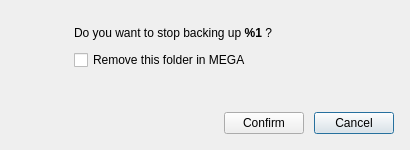
<?xml version="1.0" encoding="UTF-8"?>
<ui version="4.0">
 <class>RemoveBackupDialog</class>
 <widget class="QDialog" name="RemoveBackupDialog">
  <property name="geometry">
   <rect>
    <x>0</x>
    <y>0</y>
    <width>410</width>
    <height>150</height>
   </rect>
  </property>
  <property name="windowTitle">
   <string>Remove backup</string>
  </property>
  <layout class="QGridLayout" name="gridLayout">
   <property name="leftMargin">
    <number>16</number>
   </property>
   <property name="topMargin">
    <number>16</number>
   </property>
   <property name="rightMargin">
    <number>16</number>
   </property>
   <property name="bottomMargin">
    <number>16</number>
   </property>
   <property name="spacing">
    <number>10</number>
   </property>
   <item row="3" column="1">
    <spacer name="verticalSpacer">
     <property name="orientation">
      <enum>Qt::Vertical</enum>
     </property>
     <property name="sizeHint" stdset="0">
      <size>
       <width>20</width>
       <height>40</height>
      </size>
     </property>
    </spacer>
   </item>
   <item row="1" column="1">
    <widget class="QLabel" name="textLabel">
     <property name="text">
      <string>Do you want to stop backing up &lt;img src=&quot;:/images/icons/folder/folder-rest.png&quot;  style='vertical-align:top;'/&gt; &lt;b&gt;%1&lt;/b&gt; ?</string>
     </property>
    </widget>
   </item>
   <item row="2" column="1">
    <widget class="QCheckBox" name="removeRemoteCheckBox">
     <property name="text">
      <string>Remove this folder in MEGA</string>
     </property>
    </widget>
   </item>
   <item row="0" column="0" rowspan="3">
    <widget class="QLabel" name="iconLabel">
     <property name="minimumSize">
      <size>
       <width>48</width>
       <height>48</height>
      </size>
     </property>
     <property name="maximumSize">
      <size>
       <width>48</width>
       <height>48</height>
      </size>
     </property>
     <property name="styleSheet">
      <string notr="true">QLabel
{
border-image: url(&quot;:/images/icon_question.png&quot;);
}</string>
     </property>
     <property name="text">
      <string/>
     </property>
    </widget>
   </item>
   <item row="4" column="0" colspan="2">
    <layout class="QHBoxLayout" name="horizontalLayout_2">
     <property name="spacing">
      <number>10</number>
     </property>
     <property name="bottomMargin">
      <number>0</number>
     </property>
     <item>
      <spacer name="horizontalSpacer">
       <property name="orientation">
        <enum>Qt::Horizontal</enum>
       </property>
       <property name="sizeHint" stdset="0">
        <size>
         <width>40</width>
         <height>20</height>
        </size>
       </property>
      </spacer>
     </item>
     <item>
      <widget class="QPushButton" name="confirmButton">
       <property name="text">
        <string>Confirm</string>
       </property>
      </widget>
     </item>
     <item>
      <widget class="QPushButton" name="cancelButton">
       <property name="text">
        <string>Cancel</string>
       </property>
       <property name="default">
        <bool>true</bool>
       </property>
      </widget>
     </item>
    </layout>
   </item>
  </layout>
 </widget>
 <resources/>
 <connections/>
</ui>
